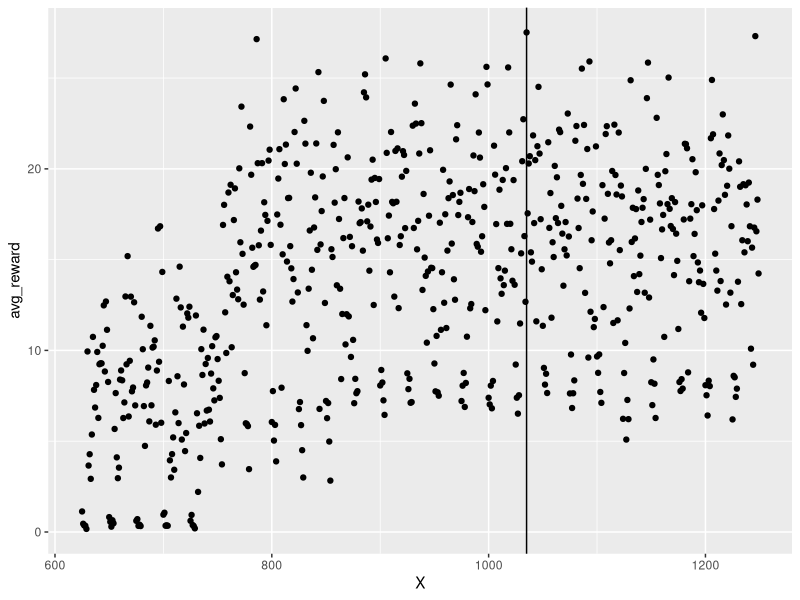
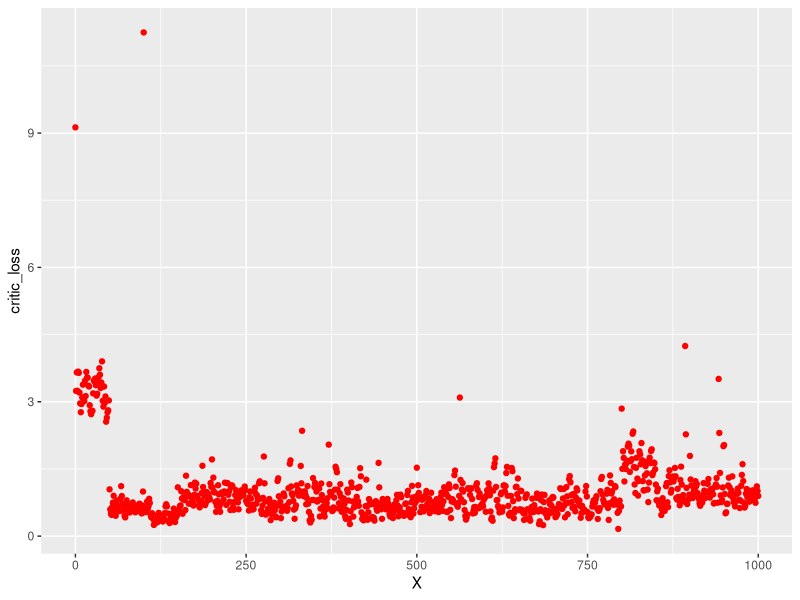
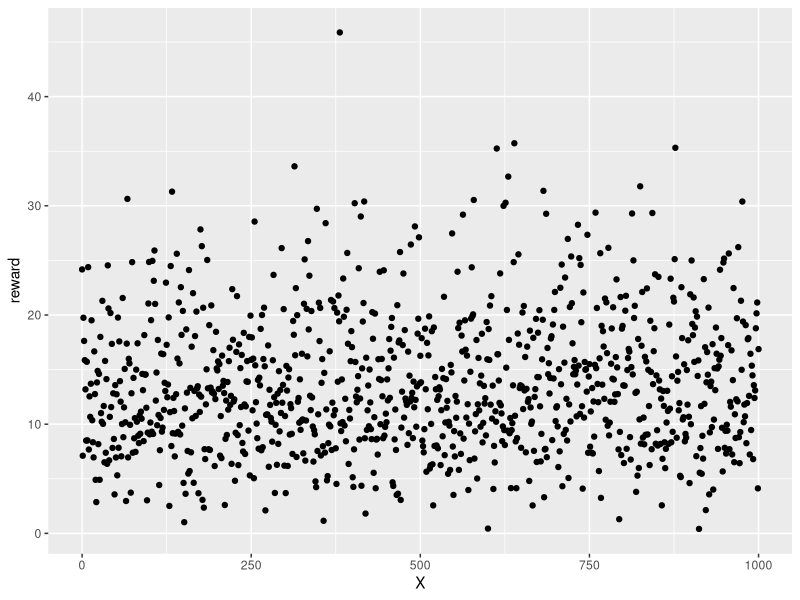

Source code (R) for these figures, in order:
library(dplyr)
library(ggplot2)


# Grid search analysis
df <- read.csv('metrics/grid_rewards.csv')

# Plots
ggplot_data <- df %>% 
    filter(tau == 13)
ggplot(data=ggplot_data) +
    geom_point(aes(x=X, y=avg_reward)) + 
    geom_vline(xintercept = 1035)

# Statistics
high_reward <- df %>% 
    arrange(desc(avg_reward))

high_reward[seq(10),] %>% filter(tau == 13)

# Best parameters
# tau = 13
# kappa = 1000
# beta = 0.0025
# sigma = 5.25
# delta_t <= 2

df <- read.csv('dep_RL_results/init2/metrics.csv')
colnames(df)
ggplot(data=df) +
    geom_point(aes(x=X, y=critic_loss), col='red')

ggplot(data=df) + 
    geom_point(aes(x=X, y=reward))
